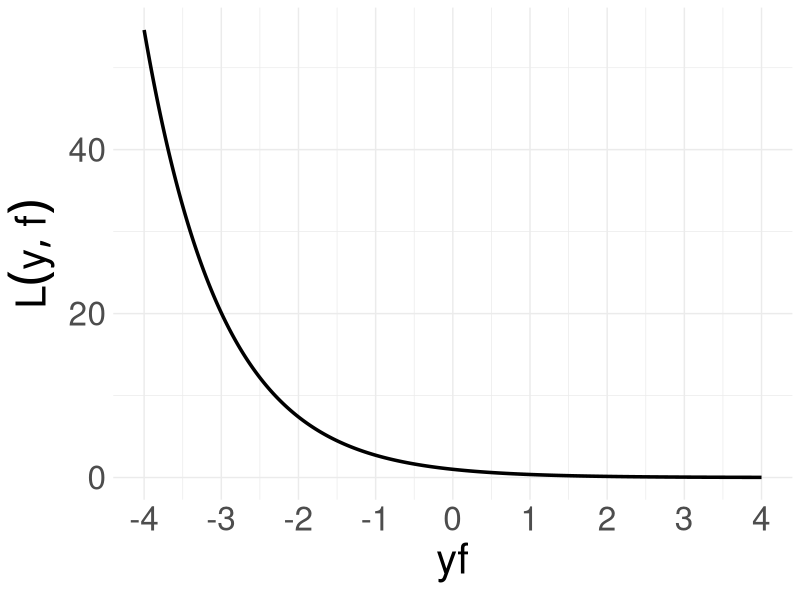

Reproduce this figure in R.
# ------------------------------------------------------------------------------
# classification further losses

# FIG: exponential loss
# ------------------------------------------------------------------------------

library(ggplot2)

# DATA -------------------------------------------------------------------------

x <- seq(-4, 4, by = 0.01)
y <- exp(-x)

# PLOTS ------------------------------------------------------------------------

p <- ggplot(data.frame(x, y), aes(x = x, y = y)) + 
  geom_line(size = 1.2) +
  scale_x_continuous(breaks = seq(-4, 4)) +
  xlab(expression(yf)) +
  ylab(expression(L(y, f))) + 
  theme_minimal() +
  theme(text = element_text(size = 30))

ggsave("../figure/exponential.png", p, height = 4, width = 12)
